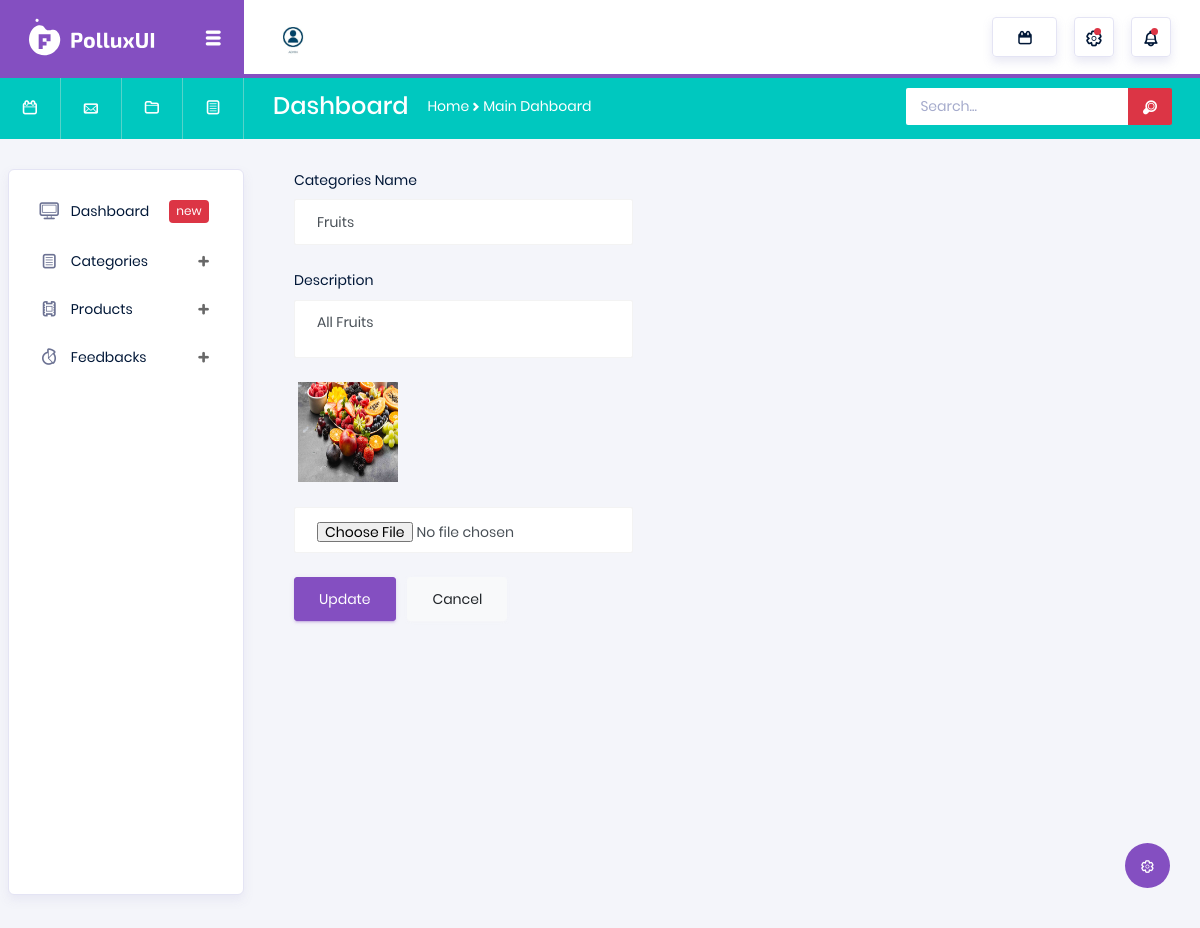
Page /Backend/edit_categories/7/ on the committed database.
### Backend/models.py (models this page shows)
class categoriesDB(models.Model):
    Cname = models.CharField(max_length=100, null=True, blank=True)
    Description = models.CharField(max_length=100, null=True, blank=True)
    img_file = models.ImageField(upload_to="Categories Images", null=True, blank=True)

### Backend/views.py (the view)
# urls.py: path('edit_categories/<int:cat_id>/', views.edit_categories, name="edit_categories"),
def edit_categories(req, cat_id):
    data = categoriesDB.objects.get(id=cat_id)
    return render(req, "editcategories.html", {'data': data})

### Backend/templates/editcategories.html (shortened to what this page needs)
<!DOCTYPE html>
{% extends 'index.html' %}
{% block content %}
<html lang="en">
<head>
</head>
<body>
<div style="margin-left:50px">
<form class="forms-sample" method="post" action="{% url 'update_categories' cat_id=data.id %}" enctype="multipart/form-data">
                    <div class="form-group">
                      <label for="exampleInputName1">Categories Name</label>
                      <input type="text" class="form-control" value="{{data.Cname}}" id="exampleInputName1" name="name" placeholder="Name">
                    </div>
                    <div class="form-group">
                      <label for="exampleTextarea1">Description</label>
                        <textarea class="form-control" name="desc" id="exampleTextarea1" <textarea>{{data.Description}}</textarea>
                    </div>
                    <div class="form-group">
                        <img src="{{data.img_file.url}}" width="100px" height="100px"><br><br>
                      <input type="file" name="img"  class="form-control">
                    </div>
                    <button type="submit" class="btn btn-primary mr-2">Update</button>
                    <button class="btn btn-light">Cancel</button>
                  </form>
</div>
</body>
</html>
{% endblock %}

### rows in the picture
categoriesDB: name "Fruits", desc "All Fruits", img_file (picture)
